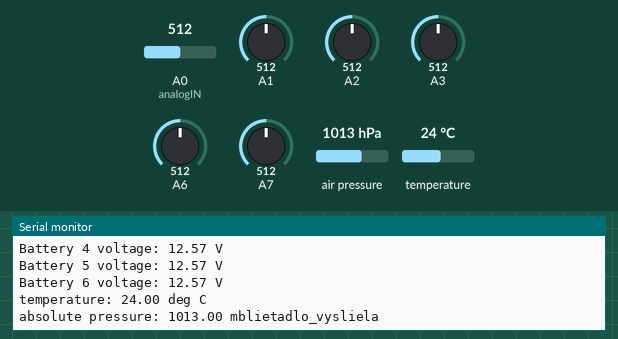
Recording of a sketch running on a simulated Arduino Uno, built with avr-gcc and run on an emulated ATmega328P. On the bench: the last lines printed to the serial monitor. Inputs (shaded band) come from the test bench; at power-on: air pressure 1013 hPa, A0 (analogIN) = 512, A1 = 512, A2 = 512, A3 = 512, A6 = 512, A7 = 512, temperature 24 °C. No radio packets arrive unless stated.

Above: at 2.5 s.
2.6 s: air pressure set to 952 hPa
At 3.54 s:
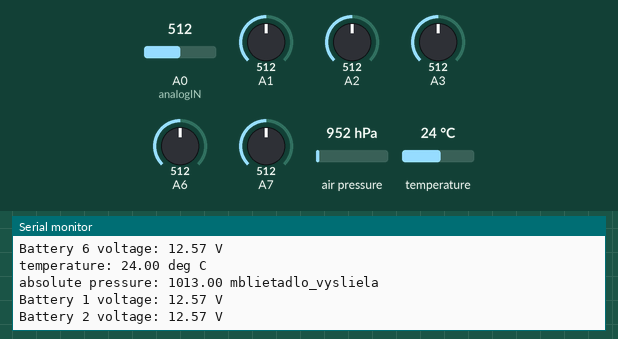
4.9 s: A0 (analogIN) set to 716
At 5.75 s:
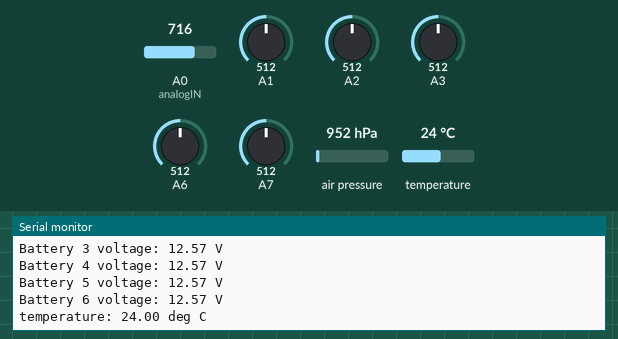
7.2 s: A1 set to 716
At 8.3 s:
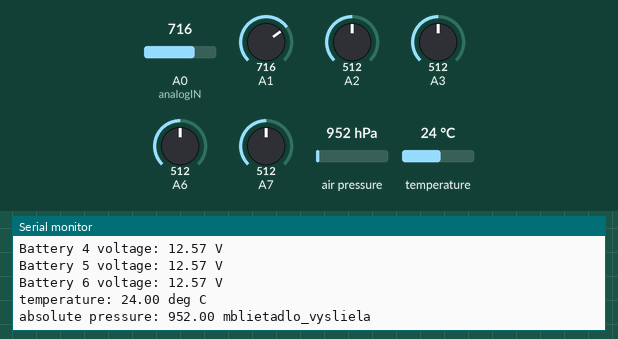
9.5 s: A2 set to 716
At 10.34 s:
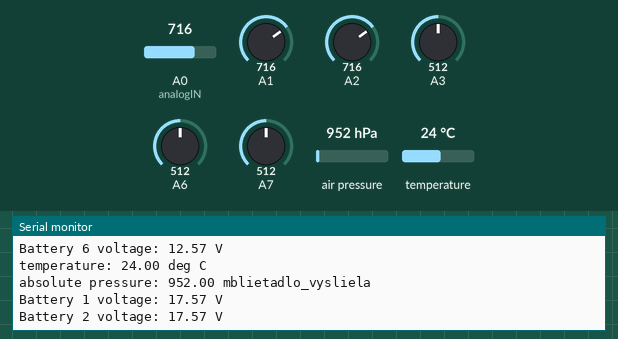
11.8 s: A3 set to 716
At 12.14 s:
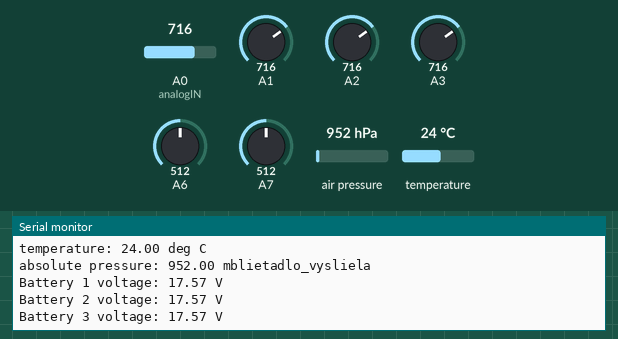
14.1 s: A6 set to 716
At 14.14 s:
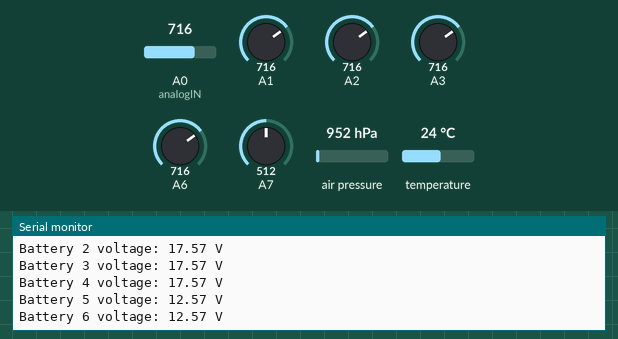
Timing chart, 0 to 17.1 s (numbered marks = the images above; inputs shaded):
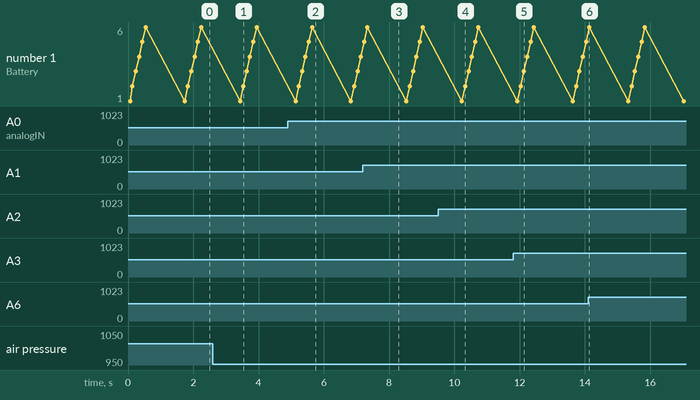

The sketch:

lietadlo_vysielac.ino
```cpp
#include <SFE_BMP180.h>
#include <Wire.h>
#include <SPI.h>
#include <LoRa.h>
SFE_BMP180 pressure;
#define ALTITUDE 362.0 // Altitude Banska Bystrica m n.m.   //BMP180
float voltage = 0.0;
float sensorValue = 0.0f;
float vout = 0.0;
float vin = 0.0;
float R1 = 30000.0;
float R2 = 7450.0;

void setup()
{
  Serial.begin(9600);
  Serial.println("");
  Serial.println("REBOOT SERIAL");
  if (pressure.begin())
    Serial.println("BMP180 init success");
  else
  {
    Serial.println("BMP180 init fail\n\n");
    while(1); // Pause forever.
  }
  if (!LoRa.begin(433E6)) { // or 915E6, the MHz speed of yout module
    Serial.println("Starting Lora failed!");
    while (1);
  }
  Serial.println("Serial Sender started success");
}

void loop()
{
  LoRa.beginPacket();
  for(int counter = 1, analogIN = 0; analogIN < 8;){
  if(analogIN == 4) analogIN = analogIN + 2;              //VOLTAGE   preskakujem pin A4 a A5
    sensorValue = analogRead(analogIN);
    vout = (sensorValue * 5.0) / 1024.0;
    voltage = vout / (R2/(R1+R2));
    Serial.println("");                                     //VOLTAGE
    Serial.print("Battery ");                               //VOLTAGE
    Serial.print(counter);                                  //VOLTAGE
    Serial.print(" voltage: ");                             //VOLTAGE
    Serial.print(voltage);//print the voltge              //VOLTAGE
    LoRa.println(voltage, 1);                             //LORA
    Serial.print(" V");                                     //VOLTAGE
    analogIN++;                                             //VOLTAGE
    counter++;

    delay(100);                                             //VOLTAGE
  }
  char status;                                  //BMP180
  double T,P,p0,a;                              //BMP180
  status = pressure.startTemperature();         //BMP180
  if (status != 0)                              //BMP180
  {
    // Wait for the measurement to complete:    //BMP180
    delay(status);                              //BMP180
    status = pressure.getTemperature(T);        //BMP180
    if (status != 0)                            //BMP180
    {
      // Print out the measurement:
      Serial.println("");                       //BMP180
      Serial.print("temperature: ");            //BMP180
      Serial.print(T,2);                        //BMP180
      LoRa.println(T,0);
      Serial.print(" deg C");                   //BMP180
      status = pressure.startPressure(3);       //BMP180
      if (status != 0)                          //BMP180
      {
        // Wait for the measurement to complete:
        delay(status);                          //BMP180
        status = pressure.getPressure(P,T);     //BMP180
        if (status != 0)                        //BMP180
        {
          // Print out the measurement:
          Serial.println("");                   //BMP180
          Serial.print("absolute pressure: ");  //BMP180
          Serial.print(P,2);                    //BMP180
          LoRa.println(P,1);
          Serial.print(" mb");                  //BMP180
        }
        else Serial.println("error retrieving pressure measurement\n");   //BMP180
      }
      else Serial.println("error starting pressure measurement\n");       //BMP180
    }
    else Serial.println("error retrieving temperature measurement\n");    //BMP180
  }
  else Serial.println("error starting temperature measurement\n");        //BMP180


  Serial.print("lietadlo_vysliela");
  LoRa.endPacket();
  delay(1000);  // Pause for 5 seconds.                                   //BMP180
}
```

Measured:
- after the input at 4.9 s, the serial monitor: prints a new line after 0.23 s (image 2)
